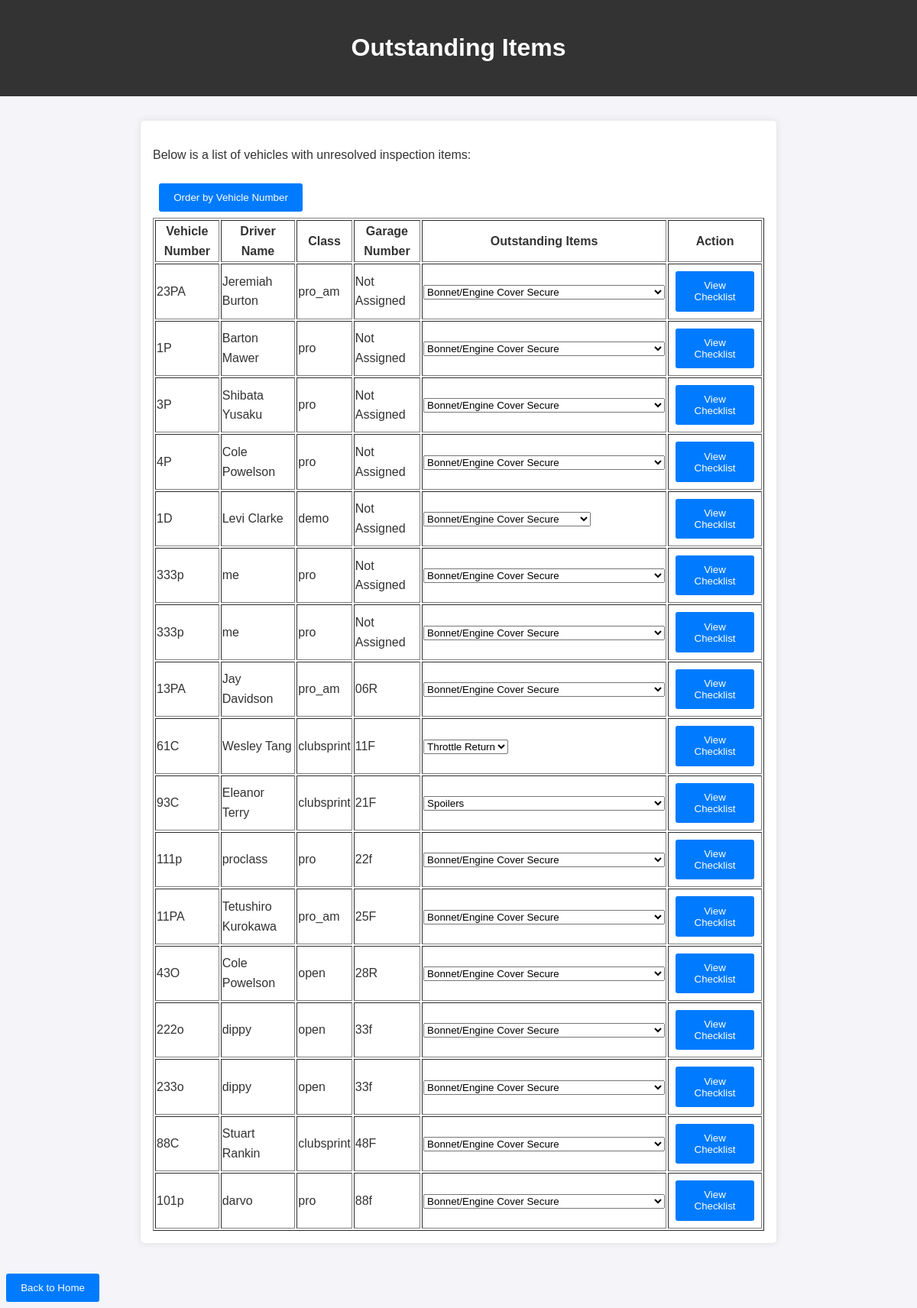
The app's page /outstanding_items?order_by=garage_number with its own data.
### models.py (models this page shows)
class Entry(db.Model):
    __tablename__ = 'entries'
    id = db.Column(db.Integer, primary_key=True)  # Unique ID for each entry
    vehicle_number = db.Column(db.String(5), nullable=False)
    vehicle_make = db.Column(db.String(255), nullable=False)
    vehicle_model = db.Column(db.String(255), nullable=False)
    vehicle_type = db.Column(db.String(2), nullable=False, default='W')
    garage_number = db.Column(db.String(255), nullable=True)
    log_book_number = db.Column(db.String(255), nullable=True)
    licence_number = db.Column(db.String(255), nullable=False, default='000000')
    driver_name = db.Column(db.String(255), nullable=False)
    team_name = db.Column(db.String(255), nullable=True)
    class_type = db.Column(db.String(255), nullable=True)  # Renamed from 'class'
    Inspection_report = db.Column(db.Boolean, nullable=False, default=False)
    approved_to_start = db.Column(db.Boolean, nullable=False, default=False)
    failed_items = db.Column(db.Boolean, nullable=False, default=False)
    inspection_checklist = db.relationship('InspectionChecklist', backref='entry', lazy=True)

### app.py (the view, shortened to what this page needs)
@app.route('/outstanding_items')
def outstanding_items():
    order_by = request.args.get('order_by', 'vehicle_number')
    if order_by == 'garage_number':
        order_column = func.cast(
            func.substr(
                Entry.garage_number,
                1,
                func.instr(Entry.garage_number + 'A', 'A') - 1
            ),
            Integer
        )
    items = db.session.query(
        Entry.id.label('entry_id'),
        Entry.vehicle_number,
        Entry.driver_name,
        Entry.class_type,
        Entry.garage_number,
        func.group_concat(InspectionItem.item_name).label('failed_items')
    ).join(InspectionChecklist, Entry.id == InspectionChecklist.entry_id) \
     .join(InspectionItem, InspectionChecklist.id == InspectionItem.checklist_id) \
     .filter(InspectionItem.status.in_(["Pending", "Failed"])) \
     .filter(~InspectionItem.item_name.in_([
         "Vehicle Weight", "Scrutineer Name", "Scrutineer Licence Number", "Date", "Time"
     ])) \
     .group_by(Entry.id) \
     .order_by(order_column).all()
    return render_template('outstanding_items.html', items=items, order_by=order_by)

### app.py (called while the page is built)
@app.before_request
def enable_foreign_keys():
    if 'sqlite' in SQLALCHEMY_DATABASE_URI:
        with db.engine.connect() as connection:
            connection.execute(text("PRAGMA foreign_keys=ON"))

### templates/outstanding_items.html (shortened to what this page needs)
<!DOCTYPE html>
<html lang="en">
<head>
  <link rel="stylesheet" href="{{ url_for('static', filename='styles.css') }}">
</head>
<body>
  <header>
    <h1>Outstanding Items</h1>
  </header>
  <section>
    <p>Below is a list of vehicles with unresolved inspection items:</p>
    <button onclick="window.location.href='?order_by={{ 'garage_number' if order_by == 'vehicle_number' else 'vehicle_number' }}'">
      Order by {{ 'Garage Number' if order_by == 'vehicle_number' else 'Vehicle Number' }}
    </button>
    <table border="1">
      <thead>
        <tr>
          <th>Vehicle Number</th>
          <th>Driver Name</th>
          <th>Class</th>
          <th>Garage Number</th>
          <th>Outstanding Items</th>
          <th>Action</th>
        </tr>
      </thead>
      <tbody>
        {% for item in items %}
        <tr>
          <td>{{ item.vehicle_number }}</td>
          <td>{{ item.driver_name }}</td>
          <td>{{ item.class_type }}</td>
          <td>{{ item.garage_number or "Not Assigned" }}</td>
          <td>
            <select readonly>
              {% for failed_item in item.failed_items.split(',') %}
              <option>{{ failed_item }}</option>
              {% endfor %}
            </select>
          </td>
          <td>
            <form action="/view_checklist" method="POST" style="display:inline;">
              <button type="submit">View Checklist</button>
            </form>
          </td>
        </tr>
        {% endfor %}
      </tbody>
    </table>
  </section>
  <button onclick="window.location.href='/'">Back to Home</button>
</body>
</html>

### static/styles.css (style rules this page uses)
body { font-family: Arial, sans-serif; line-height: 1.6; margin: 0; padding: 0; background-color: #f4f4f9; color: #333; }
header { background: #333; color: #fff; padding: 1rem 0; text-align: center; }
section { margin: 2rem auto; padding: 1rem; max-width: 800px; background: #fff; box-shadow: 0 0 10px rgba(0, 0, 0, 0.1); border-radius: 5px; }
button { margin: 0.5rem; padding: 0.7rem 1.2rem; background: #007BFF; border: none; color: white; border-radius: 3px; cursor: pointer; }

### records on screen
Entry: vehicle_number "23PA", driver_name "Jeremiah Burton", class_type "pro_am", garage_number "Not Assigned"
Entry: vehicle_number "1P", driver_name "Barton Mawer", class_type "pro", garage_number "Not Assigned"
Entry: vehicle_number "3P", driver_name "Shibata Yusaku", class_type "pro", garage_number "Not Assigned"
Entry: vehicle_number "4P", driver_name "Cole Powelson", class_type "pro", garage_number "Not Assigned"
Entry: vehicle_number "1D", driver_name "Levi Clarke", class_type "demo", garage_number "Not Assigned"
Entry: vehicle_number "333p", driver_name "me", class_type "pro", garage_number "Not Assigned"
Entry: vehicle_number "333p", driver_name "me", class_type "pro", garage_number "Not Assigned"
Entry: vehicle_number "13PA", driver_name "Jay Davidson", class_type "pro_am", garage_number "06R"
Entry: vehicle_number "61C", driver_name "Wesley Tang", class_type "clubsprint", garage_number "11F"
Entry: vehicle_number "93C", driver_name "Eleanor Terry", class_type "clubsprint", garage_number "21F"
Entry: vehicle_number "111p", driver_name "proclass", class_type "pro", garage_number "22f"
Entry: vehicle_number "11PA", driver_name "Tetushiro Kurokawa", class_type "pro_am", garage_number "25F"
Entry: vehicle_number "43O", driver_name "Cole Powelson", class_type "open", garage_number "28R"
Entry: vehicle_number "222o", driver_name "dippy", class_type "open", garage_number "33f"
Entry: vehicle_number "233o", driver_name "dippy", class_type "open", garage_number "33f"
Entry: vehicle_number "88C", driver_name "Stuart Rankin", class_type "clubsprint", garage_number "48F"
Entry: vehicle_number "101p", driver_name "darvo", class_type "pro", garage_number "88f"

### other values on screen
{{ 'Garage Number' if order_by == 'vehicle_number' else 'Vehicle Number' }} "Vehicle Number"
form field value "Bonnet/Engine Cover Secure"
form field value "Throttle Return"
form field value "Spoilers"
